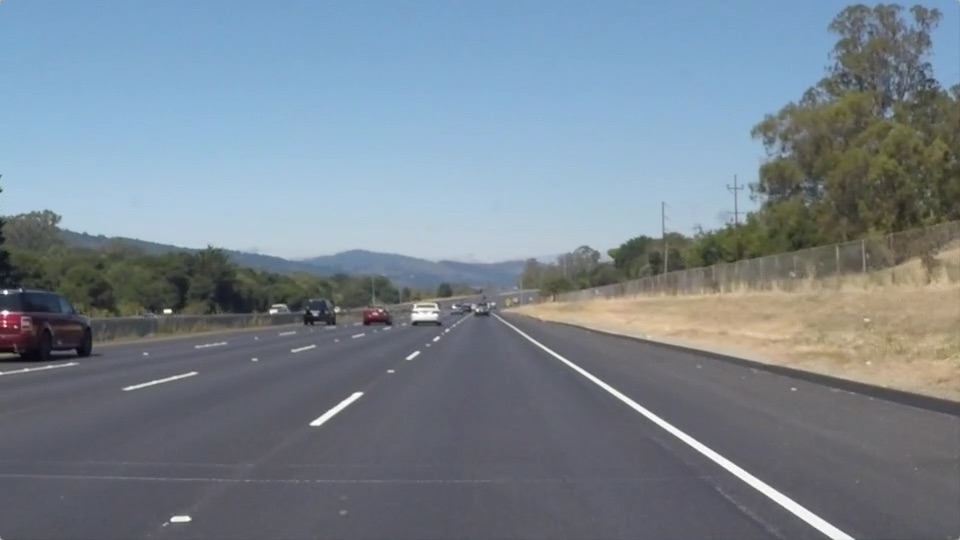
#> input picture CarND-LaneLines-P1-master/test_images/solidWhiteRight.jpg, 960 x 540 px
$ jupyter execute --allow-errors P1-HoughPointGeoCen-v1.ipynb   (shell and % lines are left out)
#> lines starting #> are read from the running program, lines starting #| are printed output that depends on the picture; after the words box and inside, x2 and y2 are one past the last pixel; in counts of white or black regions, pixels touching at a corner belong together
# Self-Driving Car Engineer Nanodegree

## Project: **Finding Lane Lines on the Road**
***
In this project, you will use the tools you learned about in the lesson to identify lane lines on the road.  You can develop your pipeline on a series of individual images, and later apply the result to a video stream (really just a series of images). Check out the video clip "raw-lines-example.mp4" (also contained in this repository) to see what the output should look like after using the helper functions below.

Once you have a result that looks roughly like "raw-lines-example.mp4", you'll need to get creative and try to average and/or extrapolate the line segments you've detected to map out the full extent of the lane lines.  You can see an example of the result you're going for in the video "P1_example.mp4".  Ultimately, you would like to draw just one line for the left side of the lane, and one for the right.

In addition to implementing code, there is a brief writeup to complete. The writeup should be completed in a separate file, which can be either a markdown file or a pdf document. There is a [write up template](https://github.com/udacity/CarND-LaneLines-P1/blob/master/writeup_template.md) that can be used to guide the writing process. Completing both the code in the Ipython notebook and the writeup template will cover all of the [rubric points](https://review.udacity.com/#!/rubrics/322/view) for this project.

---
Let's have a look at our first image called 'test_images/solidWhiteRight.jpg'.  Run the 2 cells below (hit Shift-Enter or the "play" button above) to display the image.

**Note: If, at any point, you encounter frozen display windows or other confounding issues, you can always start again with a clean slate by going to the "Kernel" menu above and selecting "Restart & Clear Output".**

---

**The tools you have are color selection, region of interest selection, grayscaling, Gaussian smoothing, Canny Edge Detection and Hough Tranform line detection.  You  are also free to explore and try other techniques that were not presented in the lesson.  Your goal is piece together a pipeline to detect the line segments in the image, then average/extrapolate them and draw them onto the image for display (as below).  Once you have a working pipeline, try it out on the video stream below.**

---

<figure>

 <figcaption>
 <p></p>
 <p style="text-align: center;"> Your output should look something like this (above) after detecting line segments using the helper functions below </p>
 </figcaption>
</figure>
 <p></p>
<figure>

 <figcaption>
 <p></p>
 <p style="text-align: center;"> Your goal is to connect/average/extrapolate line segments to get output like this</p>
 </figcaption>
</figure>

**Run the cell below to import some packages.  If you get an `import error` for a package you've already installed, try changing your kernel (select the Kernel menu above --> Change Kernel).  Still have problems?  Try relaunching Jupyter Notebook from the terminal prompt.  Also, see [this forum post](https://carnd-forums.udacity.com/cq/viewquestion.action?spaceKey=CAR&id=29496372&questionTitle=finding-lanes---import-cv2-fails-even-though-python-in-the-terminal-window-has-no-problem-with-import-cv2) for more troubleshooting tips.**

## Import Packages

[cell 1]
#importing some useful packages
import matplotlib.pyplot as plt
import matplotlib.image as mpimg
import numpy as np
import cv2

## Read in an Image

[cell 2]
#reading in an image
image = mpimg.imread('test_images/solidWhiteRight.jpg')
#> image is the input picture: shape (540, 960, 3); mean R, G, B 120.3, 132.6, 143.7

#printing out some stats and plotting
print('This image is:', type(image), 'with dimensions:', image.shape)
#| This image is: <class 'numpy.ndarray'> with dimensions: (540, 960, 3)
plt.imshow(image)  # if you wanted to show a single color channel image called 'gray', for example, call as plt.imshow(gray, cmap='gray')

## Ideas for Lane Detection Pipeline

**Some OpenCV functions (beyond those introduced in the lesson) that might be useful for this project are:**

`cv2.inRange()` for color selection
`cv2.fillPoly()` for regions selection
`cv2.line()` to draw lines on an image given endpoints
`cv2.addWeighted()` to coadd / overlay two images
`cv2.cvtColor()` to grayscale or change color
`cv2.imwrite()` to output images to file
`cv2.bitwise_and()` to apply a mask to an image

**Check out the OpenCV documentation to learn about these and discover even more awesome functionality!**

## Helper Functions

Below are some helper functions to help get you started. They should look familiar from the lesson!

[cell 3]
import math

def grayscale(img):
    """Applies the Grayscale transform
    This will return an image with only one color channel
    but NOTE: to see the returned image as grayscale
    (assuming your grayscaled image is called 'gray')
    you should call plt.imshow(gray, cmap='gray')"""
    return cv2.cvtColor(img, cv2.COLOR_RGB2GRAY)
    # Or use BGR2GRAY if you read an image with cv2.imread()
    # return cv2.cvtColor(img, cv2.COLOR_BGR2GRAY)

def canny(img, low_threshold, high_threshold):
    """Applies the Canny transform"""
    return cv2.Canny(img, low_threshold, high_threshold)

def gaussian_blur(img, kernel_size):
    """Applies a Gaussian Noise kernel"""
    return cv2.GaussianBlur(img, (kernel_size, kernel_size), 0)

def region_of_interest(img, vertices):
    """
    Applies an image mask.

    Only keeps the region of the image defined by the polygon
    formed from `vertices`. The rest of the image is set to black.
    """
    #defining a blank mask to start with
    mask = np.zeros_like(img)

    #defining a 3 channel or 1 channel color to fill the mask with depending on the input image
    if len(img.shape) > 2:
        channel_count = img.shape[2]  # i.e. 3 or 4 depending on your image
        ignore_mask_color = (255,) * channel_count
    else:
        ignore_mask_color = 255

    #filling pixels inside the polygon defined by "vertices" with the fill color
    cv2.fillPoly(mask, vertices, ignore_mask_color)

    #returning the image only where mask pixels are nonzero
    masked_image = cv2.bitwise_and(img, mask)
    return masked_image


def draw_lines(img, lines, color=[255, 0, 0], thickness=2):
    """
    NOTE: this is the function you might want to use as a starting point once you want to
    average/extrapolate the line segments you detect to map out the full
    extent of the lane (going from the result shown in raw-lines-example.mp4
    to that shown in P1_example.mp4).

    Think about things like separating line segments by their
    slope ((y2-y1)/(x2-x1)) to decide which segments are part of the left
    line vs. the right line.  Then, you can average the position of each of
    the lines and extrapolate to the top and bottom of the lane.

    This function draws `lines` with `color` and `thickness`.
    Lines are drawn on the image inplace (mutates the image).
    If you want to make the lines semi-transparent, think about combining
    this function with the weighted_img() function below

    for line in lines:
        for x1,y1,x2,y2 in line:
            cv2.line(img, (x1, y1), (x2, y2), color, thickness)
    """
    HoughPoints = []
    for line in lines:
        for x1,y1,x2,y2 in line:
            the, rho, wgt = Line2HoughLocWeight(x1,y1,x2,y2)
            HoughPoints.append([the, rho, wgt])
    HoughPoints=np.array(HoughPoints)

    imXlen = img.shape[1]
    imYlen = img.shape[0]

    thetaMin = 0  #Hough Space theta axis limits and grids
    thetaMax = np.pi*2
    thetaGridWidth = np.pi/2/9
    thetaGridNum = int( (thetaMax-thetaMin)/thetaGridWidth + 1 )
    rhoMin = 0  #Hough Space rho axis limits and grids
    rhoMax = np.sqrt(imXlen**2+imYlen**2)
    rhoGridWidth = 20   #unit: pixels
    rhoGridNum = int ( (rhoMax-rhoMin)/rhoGridWidth + 1 )

    HoughGridsWeight = np.zeros([thetaGridNum, rhoGridNum])

    for point in HoughPoints:
        ptheta = point[0]
        prho = point[1]
        pweight = point[2]
        pthetaLoc, prhoLoc = thrh2HoughGridLoc(ptheta, thetaMin, thetaGridWidth, prho, rhoMin, rhoGridWidth)
        HoughGridsWeight[pthetaLoc, prhoLoc] = HoughGridsWeight[pthetaLoc, prhoLoc]+pweight

    rangeExtFactor = 0.5  #how many percent of left/right/low/high grid would the final search box include
    # for the left side lane in real space, it is in 1stQuadrant
    posthetaMaxW = findMaxWeightHoughGridInRange(HoughGridsWeight, 0, 1.5, thetaMin, thetaGridWidth, 100, 900, rhoMin, rhoGridWidth)
    posthetaMaxWth0, posthetaMaxWrh0 = HoughGridLoc2thrh(posthetaMaxW[0], thetaMin, thetaGridWidth, \
                                                        posthetaMaxW[1], rhoMin, rhoGridWidth)
#  if posthetaMaxWth0==0: plt.imshow(rawimg)###########
    leftLanetheta, leftLanerho = findGeoCenInHoughRange(HoughPoints, posthetaMaxWth0, thetaGridWidth,\
                                                        posthetaMaxWrh0, rhoGridWidth, rangeExtFactor)
    leftLaneLine = draw_lane_line(leftLanetheta, leftLanerho, imXlen, imYlen, 0.4)

    # for the right side lane in real space, it is in 2nd/4th Quadrant
    negthetaMaxW = findMaxWeightHoughGridInRange(HoughGridsWeight, 1.5, 6, thetaMin, thetaGridWidth, 0, 500, rhoMin, rhoGridWidth)
    negthetaMaxWth0, negthetaMaxWrh0 = HoughGridLoc2thrh(negthetaMaxW[0], thetaMin, thetaGridWidth, \
                                                        negthetaMaxW[1], rhoMin, rhoGridWidth)
    rightLanetheta, rightLanerho = findGeoCenInHoughRange(HoughPoints, negthetaMaxWth0, thetaGridWidth,\
                                                        negthetaMaxWrh0, rhoGridWidth, rangeExtFactor)
    rightLaneLine = draw_lane_line(rightLanetheta, rightLanerho, imXlen, imYlen, 0.4)

    allLaneLines = np.concatenate([leftLaneLine,rightLaneLine])

    for line in allLaneLines:
        for x1,y1,x2,y2 in line:
 #           print(str(x1)+'\t'+str(y1)+'\t'+str(x2)+'\t'+str(y2));#############
            cv2.line(img,(x1,y1),(x2,y2),(0,0,255),10)


def hough_lines(img, rho, theta, threshold, min_line_len, max_line_gap, rawimg):
    """
    `img` should be the output of a Canny transform.

    Returns an image with hough lines drawn.
    """
    lines = cv2.HoughLinesP(img, rho, theta, threshold, np.array([]), minLineLength=min_line_len, maxLineGap=max_line_gap)
    line_img = np.zeros((img.shape[0], img.shape[1], 3), dtype=np.uint8)
    draw_lines(line_img, lines)
    return line_img

# Python 3 has support for cool math symbols.

def weighted_img(img, initial_img, α=0.8, β=1., λ=0.):
    """
    `img` is the output of the hough_lines(), An image with lines drawn on it.
    Should be a blank image (all black) with lines drawn on it.

    `initial_img` should be the image before any processing.

    The result image is computed as follows:

    initial_img * α + img * β + λ
    NOTE: initial_img and img must be the same shape!
    """
    return cv2.addWeighted(initial_img, α, img, β, λ)

[cell 4]
"""
Yuda Wand added functions for Hough Point Grid Filter + Geo Cen algorithms

"""
def Line2HoughLocWeight(x1,y1,x2,y2): #return 0<angle<2pi, 0<rho, weight=linelength
    if x1==x2: # when slope=inf
        if x1>=0:
            return 0, x1, np.abs(y1-y2)
        else:
            return np.pi, -x1, np.abs(y1-y2)
    elif y1==y2: #when slope=0
        if y1>=0:
            return np.pi/2, y1, np.abs(x1-x2)
        else:
            return np.pi/2*3, -y1, np.abs(x1-x2)
    else:
        slope = (y2-y1)/(x2-x1)
        intercept = y1-slope*x1
        if slope<0 and intercept>=0: #quadrant1
            theta = np.arctan(-1/slope)
        elif slope>0 and intercept>=0: #quadrant2
            theta = np.arctan(-1/slope) + np.pi
        elif slope<0 and intercept<0: #quadrant3
            theta = np.arctan(-1/slope) + np.pi
        elif slope>0 and intercept<0: #quadrant4
            theta = np.arctan(-1/slope) + np.pi*2

        rho = np.sin(theta)*intercept
        weight = np.sqrt((x1-x2)**2+(y1-y2)**2)
        return theta, rho, weight


# transfer from theta, rho values to Hough grid location
def thrh2HoughGridLoc(th, thetaMin, thetaGridWidth, rh , rhoMin, rhoGridWidth):
    return int((th-thetaMin)/thetaGridWidth), int((rh-rhoMin)/rhoGridWidth)

# return grid starting point value
def HoughGridLoc2thrh(ith, thetaMin, thetaGridWidth, irh, rhoMin, rhoGridWidth):
    return thetaMin+ith*thetaGridWidth, rhoMin+irh*rhoGridWidth

# find the max weight Hough grid in range given
def findMaxWeightHoughGridInRange(HGW, thetaLeft, thetaRight, thetaMin, thetaGridWidth, rhoLow, rhoHigh, rhoMin, rhoGridWidth):
    thetaLeftLoc, rhoLowLoc = thrh2HoughGridLoc(thetaLeft, thetaMin, thetaGridWidth, rhoLow, rhoMin, rhoGridWidth)
    thetaRightLoc, rhoHighLoc = thrh2HoughGridLoc(thetaRight, thetaMin, thetaGridWidth, rhoHigh, rhoMin, rhoGridWidth)

    maxWeight = 0
    maxWeightthLoc = 0
    maxWeightrhLoc = 0
    for itheta in np.arange(thetaLeftLoc, thetaRightLoc):
        for irho in np.arange(rhoLowLoc, rhoHighLoc) :
            if HGW[itheta,irho] > maxWeight:
                maxWeightthLoc = itheta
                maxWeightrhLoc = irho
                maxWeight = HGW[itheta,irho]

    return maxWeightthLoc, maxWeightrhLoc, maxWeight

# find the geo-center of theta, rho in confined box
def findGeoCenInHoughRange(HP, th0, thetaGridWidth, rh0, rhoGridWidth, rangeExtFactor):
    #usually the box include the current target th0/rho box and its external extension box, whose percentage is defined by rangeExFactor
    thL = th0-thetaGridWidth*rangeExtFactor
    thR = th0+thetaGridWidth*(1+rangeExtFactor)
    rhL = rh0-rhoGridWidth*rangeExtFactor
    rhH = rh0+rhoGridWidth*(1+rangeExtFactor)

    HPinRange = HP[(HP[:,0]>thL) & (HP[:,0]<thR) & (HP[:,1]>rhL) & (HP[:,1]<rhH)]
    thetaGeoCen = np.sum(HPinRange[:,0]*HPinRange[:,2])/np.sum(HPinRange[:,2])
    rhoGeoCen = np.sum(HPinRange[:,1]*HPinRange[:,2])/np.sum(HPinRange[:,2])
##    print(str(th0)+'\t'+str(rh0));#####################
    return thetaGeoCen, rhoGeoCen


# [14 lines left out: function linex2y, not called in this run]

def liney2x(y, theta, rho):
    if theta==0 or theta==np.pi: #vertical lines
        return rho/np.cos(theta)
    elif theta==np.pi/2 or theta==np.pi/2*3: #horizontal lines
        if y==rho/np.sin(theta): return np.random.rand()
        elif y<rho/np.sin(theta): return -99999
        elif y>rho/np.sin(theta): return 99999
    else:
        intercept = rho/np.sin(theta)
        slope = -1/np.tan(theta)
        x = (y-intercept)/slope
        if x>99999: return 99999
        elif x<-99999: return -99999
        else: return x

def draw_lane_line(theta, rho, imXlim, imYlim, lineLenPercent):
###    print('theta= '+str(theta)+'\t rho= '+str(rho)+'\t') ############
    return [[[int(round(liney2x(imYlim, theta, rho))), int(imYlim), \
              int(round(liney2x(imYlim*(1-lineLenPercent), theta, rho))), int(imYlim*(1-lineLenPercent)) ]]]

## Test Images

Build your pipeline to work on the images in the directory "test_images"
**You should make sure your pipeline works well on these images before you try the videos.**

[cell 5]
import os
allImagesNames = os.listdir("test_images/")
allImagesNames

## Build a Lane Finding Pipeline

Build the pipeline and run your solution on all test_images. Make copies into the `test_images_output` directory, and you can use the images in your writeup report.

Try tuning the various parameters, especially the low and high Canny thresholds as well as the Hough lines parameters.

[cell 6]
# TODO: Build your pipeline that will draw lane lines on the test_images
# then save them to the test_images directory.

[cell 7]
iImg = 1
image = mpimg.imread('test_images/'+allImagesNames[iImg])
imXlen = image.shape[1]
imYlen = image.shape[0]

image_gray = grayscale(image)
#> in grayscale, `return cv2.cvtColor(img, cv2.COLOR_RGB2GRAY)`:
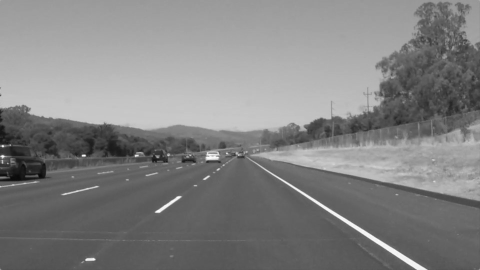
#> returned value: shape (540, 960) (shown at 1/2 size); min 8, max 255, mean 130.1

gaussBlurKernalSize = 5
image_grey_blur = gaussian_blur(image_gray, gaussBlurKernalSize)

canny_low_threshold=20
canny_high_threshold=100
edges = canny(image_grey_blur, canny_low_threshold, canny_high_threshold)
#> in canny, `return cv2.Canny(img, low_threshold, high_threshold)`:
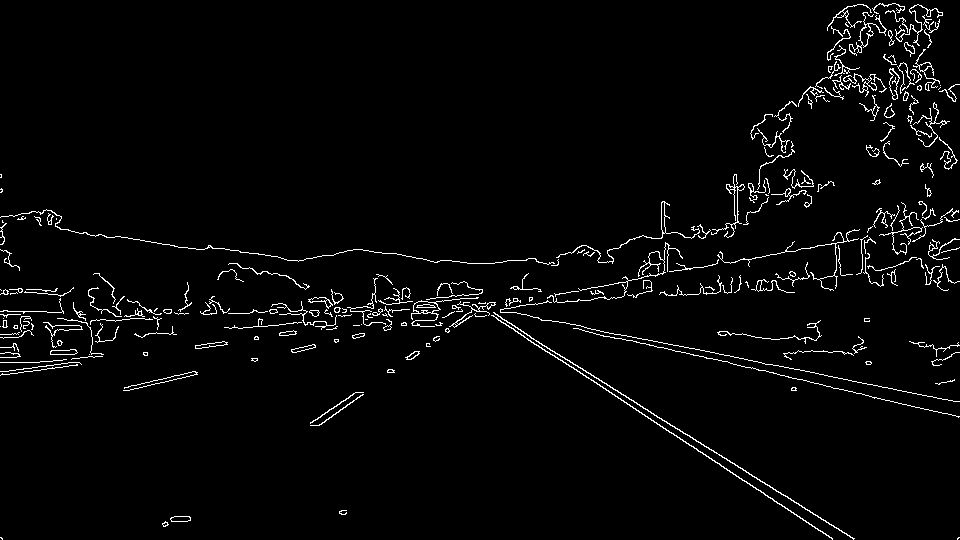
#> returned value: shape (540, 960); 2.8% white in thin lines or dots

vertices = np.array([[(imXlen*.5,imYlen*.5),(imXlen*.5,imYlen*.5),(imXlen*.95,imYlen),(imXlen*.05,imYlen)]],dtype='int32')
edges_ROI = region_of_interest(edges, vertices)
#> in region_of_interest, `cv2.fillPoly(mask, vertices, ignore_mask_color)`:
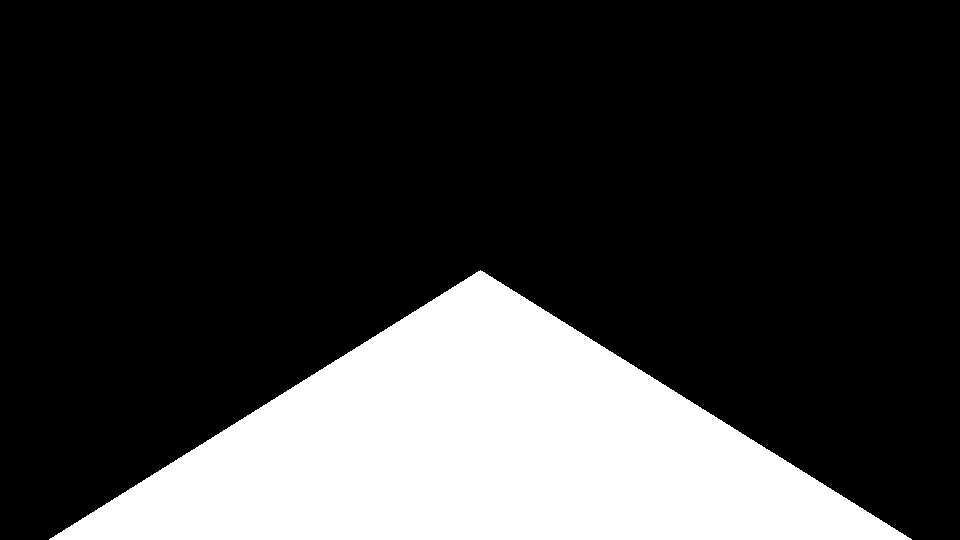
#> mask: shape (540, 960); 22.5% white; 1 white region, box (x1, y1, x2, y2) and area: (49, 270, 912, 540) 116802
#> in region_of_interest, `masked_image = cv2.bitwise_and(img, mask)`:
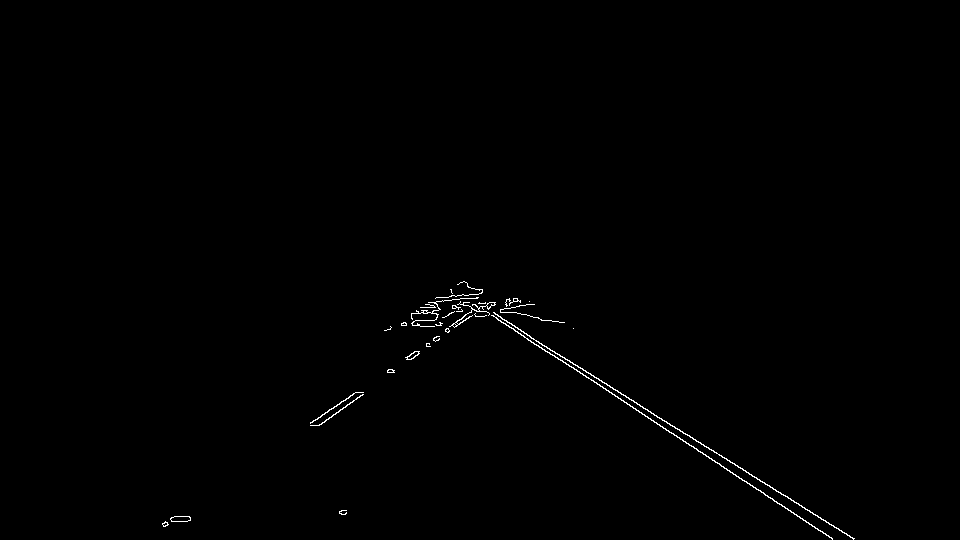
#> masked_image: shape (540, 960); 0.43% white in thin lines or dots, all inside (x1, y1, x2, y2) = (162, 281, 855, 540)

hough_rho = 1
hough_theta = np.pi/180
hough_threshold = 5
hough_min_line_len = 20
hough_max_line_gap = 20
lines = hough_lines(edges_ROI, hough_rho, hough_theta, hough_threshold, hough_min_line_len, hough_max_line_gap, image)
#> in hough_lines, `lines = cv2.HoughLinesP(img, rho, theta, threshold, np.array([]), minL..`: lines = 65 rows, first 6: [451, 289, 772, 498], [463, 294, 854, 538], [462, 294, 853, 539], [451, 290, 483, 311], [310, 423, 355, 392], [402, 325, 477, 297]
#> the loop in draw_lines, `for line in lines:` made 65 passes
#> line on passes 1 to 7: [[451, 289, 772, 498]], [[463, 294, 854, 538]], [[462, 294, 853, 539]], [[451, 290, 483, 311]], [[310, 423, 355, 392]], [[402, 325, 477, 297]], [[324, 422, 363, 392]]
#> after the loop in draw_lines, `for line in lines:`: HoughPoints = 65 items, first 6: [5.29, 3.89, 383], [2.13, 4.3, 460.9], [2.13, 3.82, 461.4], [5.29, 4.99, 38.28], [0.968, 524.2, 54.64], [1.21, 445.1, 80.06]
#> in draw_lines, `HoughPoints=np.array(HoughPoints)`: HoughPoints = 65 rows, first 8: [5.29, 3.89, 383], [2.13, 4.3, 460.9], [2.13, 3.82, 461.4], [5.29, 4.99, 38.28], [0.968, 524.2, 54.64], [1.21, 445.1, 80.06], [0.915, 532, 49.2], [0.978, 526.4, 59.08]
#> the loop in draw_lines, `for point in HoughPoints:` made 65 passes
#> (ptheta, prho, pweight, pthetaLoc, prhoLoc) on passes 1 to 8: (5.29, 3.89, 383, 30, 0), (2.13, 4.3, 460.9, 12, 0), (2.13, 3.82, 461.4, 12, 0), (5.29, 4.99, 38.28, 30, 0), (0.968, 524.2, 54.64, 5, 26), (1.21, 445.1, 80.06, 6, 22), (0.915, 532, 49.2, 5, 26), (0.978, 526.4, 59.08, 5, 26)
#> after the loop in draw_lines, `for point in HoughPoints:`:
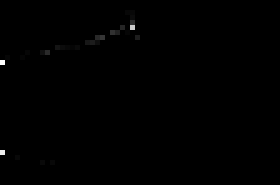
#> HoughGridsWeight: shape (37, 56) float64 (shown 5 times larger); min 0, max 922.3, mean 2.2; drawn with min black and max white
#> (the rest of the program and of its run is left out)
